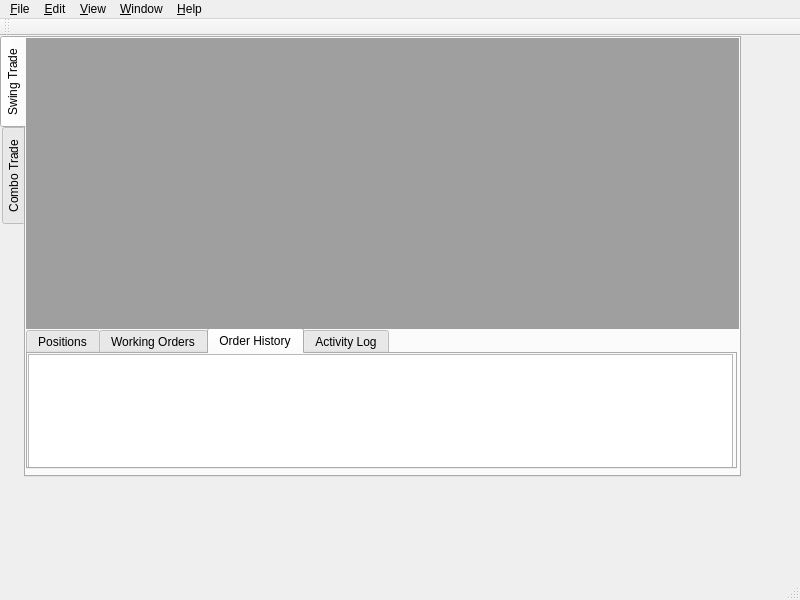
<?xml version="1.0" encoding="UTF-8"?>
<ui version="4.0">
 <class>MainWindow</class>
 <widget class="QMainWindow" name="MainWindow">
  <property name="windowModality">
   <enum>Qt::NonModal</enum>
  </property>
  <property name="geometry">
   <rect>
    <x>0</x>
    <y>0</y>
    <width>800</width>
    <height>600</height>
   </rect>
  </property>
  <property name="windowTitle">
   <string>TradeCube</string>
  </property>
  <property name="windowIcon">
   <iconset resource="tradecube.qrc">
    <normaloff>:/images/64-64.ico</normaloff>:/images/64-64.ico</iconset>
  </property>
  <widget class="QWidget" name="centralWidget">
   <widget class="QTabWidget" name="tabWidget">
    <property name="geometry">
     <rect>
      <x>0</x>
      <y>0</y>
      <width>741</width>
      <height>441</height>
     </rect>
    </property>
    <property name="sizePolicy">
     <sizepolicy hsizetype="Preferred" vsizetype="Preferred">
      <horstretch>0</horstretch>
      <verstretch>0</verstretch>
     </sizepolicy>
    </property>
    <property name="contextMenuPolicy">
     <enum>Qt::DefaultContextMenu</enum>
    </property>
    <property name="tabPosition">
     <enum>QTabWidget::West</enum>
    </property>
    <property name="currentIndex">
     <number>0</number>
    </property>
    <widget class="QWidget" name="tab">
     <property name="focusPolicy">
      <enum>Qt::NoFocus</enum>
     </property>
     <property name="contextMenuPolicy">
      <enum>Qt::DefaultContextMenu</enum>
     </property>
     <attribute name="title">
      <string>Swing Trade</string>
     </attribute>
     <widget class="QTabWidget" name="tabWidget_2">
      <property name="geometry">
       <rect>
        <x>0</x>
        <y>290</y>
        <width>711</width>
        <height>141</height>
       </rect>
      </property>
      <property name="currentIndex">
       <number>2</number>
      </property>
      <widget class="QWidget" name="tab_3">
       <attribute name="title">
        <string>Positions</string>
       </attribute>
       <widget class="QTreeView" name="treeView">
        <property name="geometry">
         <rect>
          <x>0</x>
          <y>0</y>
          <width>705</width>
          <height>116</height>
         </rect>
        </property>
        <property name="editTriggers">
         <set>QAbstractItemView::NoEditTriggers</set>
        </property>
       </widget>
      </widget>
      <widget class="QWidget" name="tab_4">
       <attribute name="title">
        <string>Working Orders</string>
       </attribute>
       <widget class="QTableView" name="tableView">
        <property name="geometry">
         <rect>
          <x>0</x>
          <y>0</y>
          <width>705</width>
          <height>116</height>
         </rect>
        </property>
        <property name="editTriggers">
         <set>QAbstractItemView::NoEditTriggers</set>
        </property>
       </widget>
      </widget>
      <widget class="QWidget" name="tab_5">
       <attribute name="title">
        <string>Order History</string>
       </attribute>
       <widget class="QTableView" name="tableView_2">
        <property name="geometry">
         <rect>
          <x>0</x>
          <y>0</y>
          <width>705</width>
          <height>116</height>
         </rect>
        </property>
        <property name="editTriggers">
         <set>QAbstractItemView::NoEditTriggers</set>
        </property>
       </widget>
      </widget>
      <widget class="QWidget" name="tab_6">
       <attribute name="title">
        <string>Activity Log</string>
       </attribute>
      </widget>
     </widget>
     <widget class="QMdiArea" name="mdiArea">
      <property name="geometry">
       <rect>
        <x>0</x>
        <y>0</y>
        <width>721</width>
        <height>291</height>
       </rect>
      </property>
      <property name="contextMenuPolicy">
       <enum>Qt::DefaultContextMenu</enum>
      </property>
      <property name="verticalScrollBarPolicy">
       <enum>Qt::ScrollBarAsNeeded</enum>
      </property>
      <property name="horizontalScrollBarPolicy">
       <enum>Qt::ScrollBarAsNeeded</enum>
      </property>
      <property name="viewMode">
       <enum>QMdiArea::SubWindowView</enum>
      </property>
     </widget>
    </widget>
    <widget class="QWidget" name="tab_2">
     <property name="focusPolicy">
      <enum>Qt::NoFocus</enum>
     </property>
     <property name="contextMenuPolicy">
      <enum>Qt::DefaultContextMenu</enum>
     </property>
     <attribute name="title">
      <string>Combo Trade</string>
     </attribute>
     <widget class="QTabWidget" name="tabWidget_3">
      <property name="geometry">
       <rect>
        <x>0</x>
        <y>290</y>
        <width>711</width>
        <height>141</height>
       </rect>
      </property>
      <property name="currentIndex">
       <number>0</number>
      </property>
      <widget class="QWidget" name="tab_7">
       <attribute name="title">
        <string>Positions</string>
       </attribute>
      </widget>
      <widget class="QWidget" name="tab_8">
       <attribute name="title">
        <string>Working Orders</string>
       </attribute>
      </widget>
      <widget class="QWidget" name="tab_9">
       <attribute name="title">
        <string>Order History</string>
       </attribute>
      </widget>
      <widget class="QWidget" name="tab_10">
       <attribute name="title">
        <string>Activity Log</string>
       </attribute>
      </widget>
     </widget>
     <widget class="QMdiArea" name="mdiArea_2">
      <property name="geometry">
       <rect>
        <x>0</x>
        <y>0</y>
        <width>721</width>
        <height>291</height>
       </rect>
      </property>
      <property name="contextMenuPolicy">
       <enum>Qt::DefaultContextMenu</enum>
      </property>
      <property name="viewMode">
       <enum>QMdiArea::SubWindowView</enum>
      </property>
     </widget>
    </widget>
   </widget>
  </widget>
  <widget class="QMenuBar" name="menuBar">
   <property name="geometry">
    <rect>
     <x>0</x>
     <y>0</y>
     <width>800</width>
     <height>21</height>
    </rect>
   </property>
   <widget class="QMenu" name="menu_File">
    <property name="title">
     <string>&amp;File</string>
    </property>
    <addaction name="actionFile1"/>
   </widget>
   <widget class="QMenu" name="menu_Edit">
    <property name="title">
     <string>&amp;Edit</string>
    </property>
    <addaction name="actionEdit1"/>
    <addaction name="action_Insert_Combo_Trader"/>
   </widget>
   <widget class="QMenu" name="menu_View">
    <property name="title">
     <string>&amp;View</string>
    </property>
    <addaction name="actionAdd_Swing_Positions"/>
    <addaction name="actionUpdate_Swing_Positions"/>
    <addaction name="actionAdd_Swing_Working_Orders"/>
    <addaction name="actionUpdate_Swing_Working_Orders"/>
    <addaction name="actionRemove_Swing_Working_Orders"/>
    <addaction name="actionAdd_Swing_Order_History"/>
   </widget>
   <widget class="QMenu" name="menu_Window">
    <property name="title">
     <string>&amp;Window</string>
    </property>
    <addaction name="actionWindow1"/>
   </widget>
   <widget class="QMenu" name="menu_Help">
    <property name="title">
     <string>&amp;Help</string>
    </property>
    <addaction name="actionHelp1"/>
   </widget>
   <addaction name="menu_File"/>
   <addaction name="menu_Edit"/>
   <addaction name="menu_View"/>
   <addaction name="menu_Window"/>
   <addaction name="menu_Help"/>
  </widget>
  <widget class="QToolBar" name="mainToolBar">
   <property name="windowTitle">
    <string>ToolBar</string>
   </property>
   <attribute name="toolBarArea">
    <enum>TopToolBarArea</enum>
   </attribute>
   <attribute name="toolBarBreak">
    <bool>false</bool>
   </attribute>
  </widget>
  <widget class="QStatusBar" name="statusBar"/>
  <action name="actionFile1">
   <property name="text">
    <string>&amp;Exit</string>
   </property>
  </action>
  <action name="actionEdit1">
   <property name="text">
    <string>&amp;Insert Swing Trader</string>
   </property>
  </action>
  <action name="actionAdd_Swing_Positions">
   <property name="text">
    <string>Add Swing Positions</string>
   </property>
  </action>
  <action name="actionWindow1">
   <property name="text">
    <string>window1</string>
   </property>
  </action>
  <action name="actionHelp1">
   <property name="text">
    <string>&amp;About</string>
   </property>
  </action>
  <action name="action_Insert_Combo_Trader">
   <property name="text">
    <string>&amp;Insert Combo Trader</string>
   </property>
  </action>
  <action name="actionUpdate_Swing_Positions">
   <property name="text">
    <string>Update Swing Positions</string>
   </property>
  </action>
  <action name="actionAdd_Swing_Working_Orders">
   <property name="text">
    <string>Add Swing Working Orders</string>
   </property>
  </action>
  <action name="actionUpdate_Swing_Working_Orders">
   <property name="text">
    <string>Update Swing Working Orders</string>
   </property>
  </action>
  <action name="actionRemove_Swing_Working_Orders">
   <property name="text">
    <string>Remove Swing Working Orders</string>
   </property>
  </action>
  <action name="actionAdd_Swing_Order_History">
   <property name="text">
    <string>Add Swing Order History</string>
   </property>
  </action>
 </widget>
 <layoutdefault spacing="6" margin="11"/>
 <resources>
  <include location="tradecube.qrc"/>
 </resources>
 <connections>
  <connection>
   <sender>actionEdit1</sender>
   <signal>triggered()</signal>
   <receiver>MainWindow</receiver>
   <slot>new_swing_trade()</slot>
   <hints>
    <hint type="sourcelabel">
     <x>-1</x>
     <y>-1</y>
    </hint>
    <hint type="destinationlabel">
     <x>372</x>
     <y>249</y>
    </hint>
   </hints>
  </connection>
  <connection>
   <sender>actionFile1</sender>
   <signal>triggered()</signal>
   <receiver>MainWindow</receiver>
   <slot>close()</slot>
   <hints>
    <hint type="sourcelabel">
     <x>-1</x>
     <y>-1</y>
    </hint>
    <hint type="destinationlabel">
     <x>399</x>
     <y>299</y>
    </hint>
   </hints>
  </connection>
  <connection>
   <sender>actionHelp1</sender>
   <signal>triggered()</signal>
   <receiver>MainWindow</receiver>
   <slot>about()</slot>
   <hints>
    <hint type="sourcelabel">
     <x>-1</x>
     <y>-1</y>
    </hint>
    <hint type="destinationlabel">
     <x>399</x>
     <y>299</y>
    </hint>
   </hints>
  </connection>
  <connection>
   <sender>action_Insert_Combo_Trader</sender>
   <signal>triggered()</signal>
   <receiver>MainWindow</receiver>
   <slot>new_combo_trade()</slot>
   <hints>
    <hint type="sourcelabel">
     <x>-1</x>
     <y>-1</y>
    </hint>
    <hint type="destinationlabel">
     <x>399</x>
     <y>299</y>
    </hint>
   </hints>
  </connection>
  <connection>
   <sender>mdiArea</sender>
   <signal>subWindowActivated(QMdiSubWindow*)</signal>
   <receiver>MainWindow</receiver>
   <slot>activate_swing()</slot>
   <hints>
    <hint type="sourcelabel">
     <x>381</x>
     <y>180</y>
    </hint>
    <hint type="destinationlabel">
     <x>399</x>
     <y>299</y>
    </hint>
   </hints>
  </connection>
  <connection>
   <sender>mdiArea_2</sender>
   <signal>subWindowActivated(QMdiSubWindow*)</signal>
   <receiver>MainWindow</receiver>
   <slot>activate_combo()</slot>
   <hints>
    <hint type="sourcelabel">
     <x>381</x>
     <y>180</y>
    </hint>
    <hint type="destinationlabel">
     <x>399</x>
     <y>299</y>
    </hint>
   </hints>
  </connection>
  <connection>
   <sender>actionAdd_Swing_Positions</sender>
   <signal>triggered()</signal>
   <receiver>MainWindow</receiver>
   <slot>add_swing_positions()</slot>
   <hints>
    <hint type="sourcelabel">
     <x>-1</x>
     <y>-1</y>
    </hint>
    <hint type="destinationlabel">
     <x>399</x>
     <y>299</y>
    </hint>
   </hints>
  </connection>
  <connection>
   <sender>actionUpdate_Swing_Positions</sender>
   <signal>triggered()</signal>
   <receiver>MainWindow</receiver>
   <slot>update_swing_positions()</slot>
   <hints>
    <hint type="sourcelabel">
     <x>-1</x>
     <y>-1</y>
    </hint>
    <hint type="destinationlabel">
     <x>399</x>
     <y>299</y>
    </hint>
   </hints>
  </connection>
  <connection>
   <sender>actionAdd_Swing_Working_Orders</sender>
   <signal>triggered()</signal>
   <receiver>MainWindow</receiver>
   <slot>add_swing_working_orders()</slot>
   <hints>
    <hint type="sourcelabel">
     <x>-1</x>
     <y>-1</y>
    </hint>
    <hint type="destinationlabel">
     <x>399</x>
     <y>299</y>
    </hint>
   </hints>
  </connection>
  <connection>
   <sender>actionRemove_Swing_Working_Orders</sender>
   <signal>triggered()</signal>
   <receiver>MainWindow</receiver>
   <slot>remove_swing_working_orders()</slot>
   <hints>
    <hint type="sourcelabel">
     <x>-1</x>
     <y>-1</y>
    </hint>
    <hint type="destinationlabel">
     <x>399</x>
     <y>299</y>
    </hint>
   </hints>
  </connection>
  <connection>
   <sender>actionUpdate_Swing_Working_Orders</sender>
   <signal>triggered()</signal>
   <receiver>MainWindow</receiver>
   <slot>update_swing_working_orders()</slot>
   <hints>
    <hint type="sourcelabel">
     <x>-1</x>
     <y>-1</y>
    </hint>
    <hint type="destinationlabel">
     <x>399</x>
     <y>299</y>
    </hint>
   </hints>
  </connection>
  <connection>
   <sender>actionAdd_Swing_Order_History</sender>
   <signal>triggered()</signal>
   <receiver>MainWindow</receiver>
   <slot>add_swing_order_history()</slot>
   <hints>
    <hint type="sourcelabel">
     <x>-1</x>
     <y>-1</y>
    </hint>
    <hint type="destinationlabel">
     <x>399</x>
     <y>299</y>
    </hint>
   </hints>
  </connection>
 </connections>
 <slots>
  <slot>new_swing_trade()</slot>
  <slot>new_combo_trade()</slot>
  <slot>about()</slot>
  <slot>activate_swing()</slot>
  <slot>activate_combo()</slot>
  <slot>add_swing_positions()</slot>
  <slot>update_swing_positions()</slot>
  <slot>add_swing_working_orders()</slot>
  <slot>update_swing_working_orders()</slot>
  <slot>remove_swing_working_orders()</slot>
  <slot>add_swing_order_history()</slot>
 </slots>
</ui>
